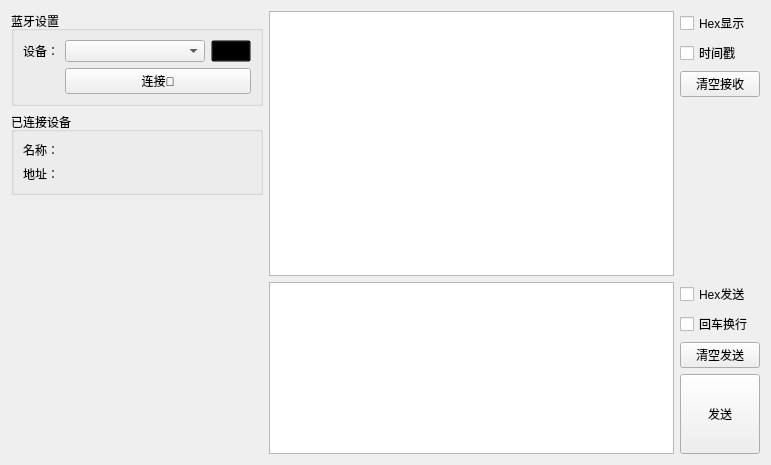
<?xml version="1.0" encoding="UTF-8"?>
<ui version="4.0">
 <class>BluetoothWidget</class>
 <widget class="QWidget" name="BluetoothWidget">
  <property name="geometry">
   <rect>
    <x>0</x>
    <y>0</y>
    <width>771</width>
    <height>465</height>
   </rect>
  </property>
  <property name="windowTitle">
   <string>Form</string>
  </property>
  <layout class="QHBoxLayout" name="horizontalLayout">
   <item>
    <layout class="QVBoxLayout" name="verticalLayout_3">
     <item>
      <widget class="QGroupBox" name="groupBox">
       <property name="minimumSize">
        <size>
         <width>0</width>
         <height>0</height>
        </size>
       </property>
       <property name="title">
        <string>蓝牙设置</string>
       </property>
       <layout class="QVBoxLayout" name="verticalLayout">
        <item>
         <layout class="QGridLayout" name="gridLayout">
          <item row="1" column="1" colspan="2">
           <widget class="QPushButton" name="btn_connect">
            <property name="minimumSize">
             <size>
              <width>120</width>
              <height>0</height>
             </size>
            </property>
            <property name="text">
             <string>连接🔗</string>
            </property>
           </widget>
          </item>
          <item row="0" column="0">
           <widget class="QLabel" name="label">
            <property name="text">
             <string>设备：</string>
            </property>
           </widget>
          </item>
          <item row="1" column="0" alignment="Qt::AlignHCenter">
           <widget class="QLabel" name="label_state">
            <property name="maximumSize">
             <size>
              <width>24</width>
              <height>24</height>
             </size>
            </property>
            <property name="text">
             <string/>
            </property>
            <property name="pixmap">
             <pixmap resource="resource.qrc">:/icon/disconnect</pixmap>
            </property>
            <property name="scaledContents">
             <bool>true</bool>
            </property>
           </widget>
          </item>
          <item row="0" column="1">
           <widget class="QComboBox" name="cb_devices">
            <property name="minimumSize">
             <size>
              <width>140</width>
              <height>0</height>
             </size>
            </property>
           </widget>
          </item>
          <item row="0" column="2">
           <widget class="QPushButton" name="btn_refresh">
            <property name="styleSheet">
             <string notr="true">background-color: transparent;</string>
            </property>
            <property name="text">
             <string/>
            </property>
            <property name="icon">
             <iconset resource="resource.qrc">
              <normaloff>:/icon/refresh</normaloff>:/icon/refresh</iconset>
            </property>
           </widget>
          </item>
         </layout>
        </item>
       </layout>
      </widget>
     </item>
     <item>
      <widget class="QGroupBox" name="gb_connected_device">
       <property name="title">
        <string>已连接设备</string>
       </property>
       <layout class="QVBoxLayout" name="verticalLayout_2">
        <item>
         <widget class="QLabel" name="label_name">
          <property name="text">
           <string>名称：</string>
          </property>
         </widget>
        </item>
        <item>
         <widget class="QLabel" name="label_addr">
          <property name="text">
           <string>地址：</string>
          </property>
         </widget>
        </item>
       </layout>
      </widget>
     </item>
     <item>
      <spacer name="verticalSpacer">
       <property name="orientation">
        <enum>Qt::Vertical</enum>
       </property>
       <property name="sizeHint" stdset="0">
        <size>
         <width>20</width>
         <height>40</height>
        </size>
       </property>
      </spacer>
     </item>
    </layout>
   </item>
   <item>
    <layout class="QVBoxLayout" name="verticalLayout_4">
     <item>
      <layout class="QGridLayout" name="gridLayout_2">
       <item row="2" column="1">
        <widget class="QPushButton" name="btn_recv_clear">
         <property name="text">
          <string>清空接收</string>
         </property>
        </widget>
       </item>
       <item row="1" column="1">
        <widget class="QCheckBox" name="checkBox_2">
         <property name="text">
          <string>时间戳</string>
         </property>
        </widget>
       </item>
       <item row="0" column="1">
        <widget class="QCheckBox" name="checkBox">
         <property name="text">
          <string>Hex显示</string>
         </property>
        </widget>
       </item>
       <item row="3" column="1">
        <spacer name="verticalSpacer_2">
         <property name="orientation">
          <enum>Qt::Vertical</enum>
         </property>
         <property name="sizeHint" stdset="0">
          <size>
           <width>20</width>
           <height>40</height>
          </size>
         </property>
        </spacer>
       </item>
       <item row="0" column="0" rowspan="4">
        <widget class="QTextEdit" name="edit_recv">
         <property name="readOnly">
          <bool>true</bool>
         </property>
        </widget>
       </item>
      </layout>
     </item>
     <item>
      <layout class="QGridLayout" name="gridLayout_3">
       <item row="0" column="0" rowspan="4">
        <widget class="QTextEdit" name="edit_send"/>
       </item>
       <item row="0" column="1">
        <widget class="QCheckBox" name="checkBox_4">
         <property name="text">
          <string>Hex发送</string>
         </property>
        </widget>
       </item>
       <item row="1" column="1">
        <widget class="QCheckBox" name="checkBox_3">
         <property name="text">
          <string>回车换行</string>
         </property>
        </widget>
       </item>
       <item row="2" column="1">
        <widget class="QPushButton" name="btn_send_clear">
         <property name="text">
          <string>清空发送</string>
         </property>
        </widget>
       </item>
       <item row="3" column="1">
        <widget class="QPushButton" name="btn_send">
         <property name="minimumSize">
          <size>
           <width>0</width>
           <height>80</height>
          </size>
         </property>
         <property name="text">
          <string>发送</string>
         </property>
        </widget>
       </item>
      </layout>
     </item>
    </layout>
   </item>
  </layout>
 </widget>
 <resources>
  <include location="resource.qrc"/>
 </resources>
 <connections/>
</ui>
